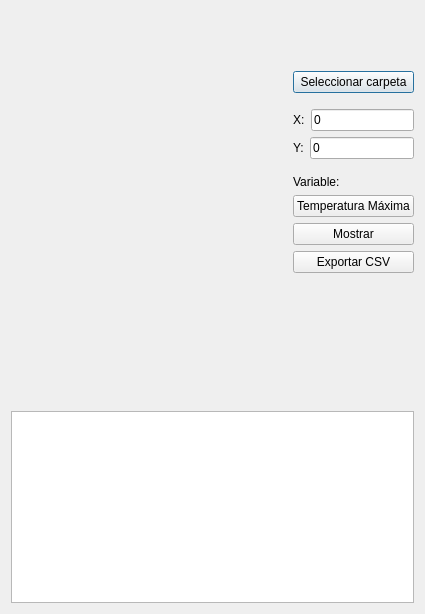
<?xml version="1.0" encoding="UTF-8"?>
<ui version="4.0">
 <class>dialog</class>
 <widget class="QDialog" name="dialog">
  <property name="geometry">
   <rect>
    <x>0</x>
    <y>0</y>
    <width>425</width>
    <height>614</height>
   </rect>
  </property>
  <property name="windowTitle">
   <string>Casanare Data Extract</string>
  </property>
  <layout class="QVBoxLayout" name="verticalLayout">
   <item>
    <layout class="QVBoxLayout" name="verticalLayout_main" stretch="1,0">
     <item>
      <layout class="QHBoxLayout" name="horizontalLayout_top" stretch="2,0,1">
       <item>
        <widget class="QLabel" name="label_map">
         <property name="sizePolicy">
          <sizepolicy hsizetype="Expanding" vsizetype="Expanding">
           <horstretch>0</horstretch>
           <verstretch>0</verstretch>
          </sizepolicy>
         </property>
         <property name="text">
          <string/>
         </property>
         <property name="pixmap">
          <pixmap></pixmap>
         </property>
         <property name="scaledContents">
          <bool>true</bool>
         </property>
        </widget>
       </item>
       <item>
        <spacer name="horizontalSpacer_1">
         <property name="orientation">
          <enum>Qt::Orientation::Horizontal</enum>
         </property>
         <property name="sizeHint" stdset="0">
          <size>
           <width>40</width>
           <height>20</height>
          </size>
         </property>
        </spacer>
       </item>
       <item>
        <layout class="QVBoxLayout" name="verticalLayout_controls">
         <item>
          <spacer name="verticalSpacer">
           <property name="orientation">
            <enum>Qt::Orientation::Vertical</enum>
           </property>
           <property name="sizeType">
            <enum>QSizePolicy::Policy::Preferred</enum>
           </property>
           <property name="sizeHint" stdset="0">
            <size>
             <width>20</width>
             <height>60</height>
            </size>
           </property>
          </spacer>
         </item>
         <item>
          <widget class="QPushButton" name="pushButton_selectFolder">
           <property name="text">
            <string>Seleccionar carpeta</string>
           </property>
          </widget>
         </item>
         <item>
          <spacer name="verticalSpacer_1">
           <property name="orientation">
            <enum>Qt::Orientation::Vertical</enum>
           </property>
           <property name="sizeType">
            <enum>QSizePolicy::Policy::Preferred</enum>
           </property>
           <property name="sizeHint" stdset="0">
            <size>
             <width>20</width>
             <height>10</height>
            </size>
           </property>
          </spacer>
         </item>
         <item>
          <layout class="QHBoxLayout" name="horizontalLayout_X">
           <item>
            <widget class="QLabel" name="label_X">
             <property name="text">
              <string>X:</string>
             </property>
            </widget>
           </item>
           <item>
            <widget class="QLineEdit" name="lineEdit_X">
             <property name="text">
              <string>0</string>
             </property>
            </widget>
           </item>
          </layout>
         </item>
         <item>
          <layout class="QHBoxLayout" name="horizontalLayout_Y">
           <item>
            <widget class="QLabel" name="label_Y">
             <property name="text">
              <string>Y:</string>
             </property>
            </widget>
           </item>
           <item>
            <widget class="QLineEdit" name="lineEdit_Y">
             <property name="text">
              <string>0</string>
             </property>
            </widget>
           </item>
          </layout>
         </item>
         <item>
          <spacer name="verticalSpacer_2">
           <property name="orientation">
            <enum>Qt::Orientation::Vertical</enum>
           </property>
           <property name="sizeType">
            <enum>QSizePolicy::Policy::Preferred</enum>
           </property>
           <property name="sizeHint" stdset="0">
            <size>
             <width>20</width>
             <height>10</height>
            </size>
           </property>
          </spacer>
         </item>
         <item>
          <widget class="QLabel" name="label_variable">
           <property name="text">
            <string>Variable:</string>
           </property>
          </widget>
         </item>
         <item>
          <widget class="QPushButton" name="pushButton_variable">
           <property name="text">
            <string>Temperatura Máxima</string>
           </property>
          </widget>
         </item>
         <item>
          <widget class="QPushButton" name="pushButton_show">
           <property name="text">
            <string>Mostrar</string>
           </property>
          </widget>
         </item>
         <item>
          <widget class="QPushButton" name="pushButton_exportCsv">
           <property name="text">
            <string>Exportar CSV</string>
           </property>
          </widget>
         </item>
         <item>
          <spacer name="verticalSpacer_3">
           <property name="orientation">
            <enum>Qt::Orientation::Vertical</enum>
           </property>
           <property name="sizeHint" stdset="0">
            <size>
             <width>20</width>
             <height>40</height>
            </size>
           </property>
          </spacer>
         </item>
        </layout>
       </item>
      </layout>
     </item>
     <item>
      <widget class="QGraphicsView" name="graphicsView_chart"/>
     </item>
    </layout>
   </item>
  </layout>
 </widget>
 <resources/>
 <connections/>
</ui>
